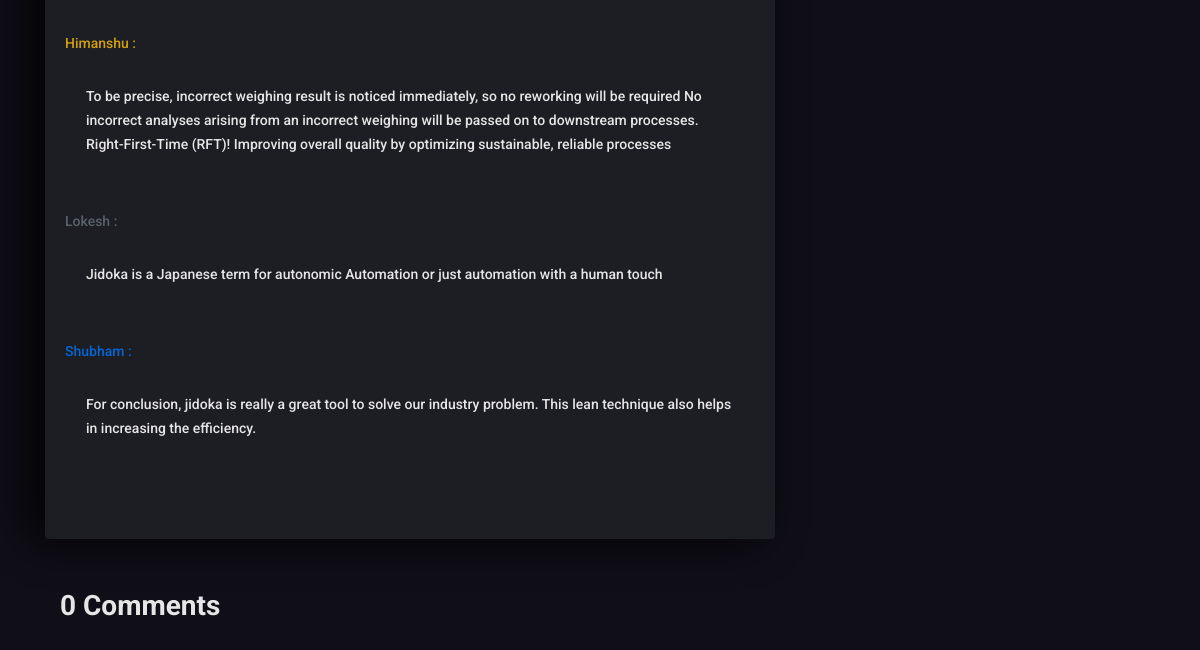
The app's page /blog/14/ (lower part), older data.
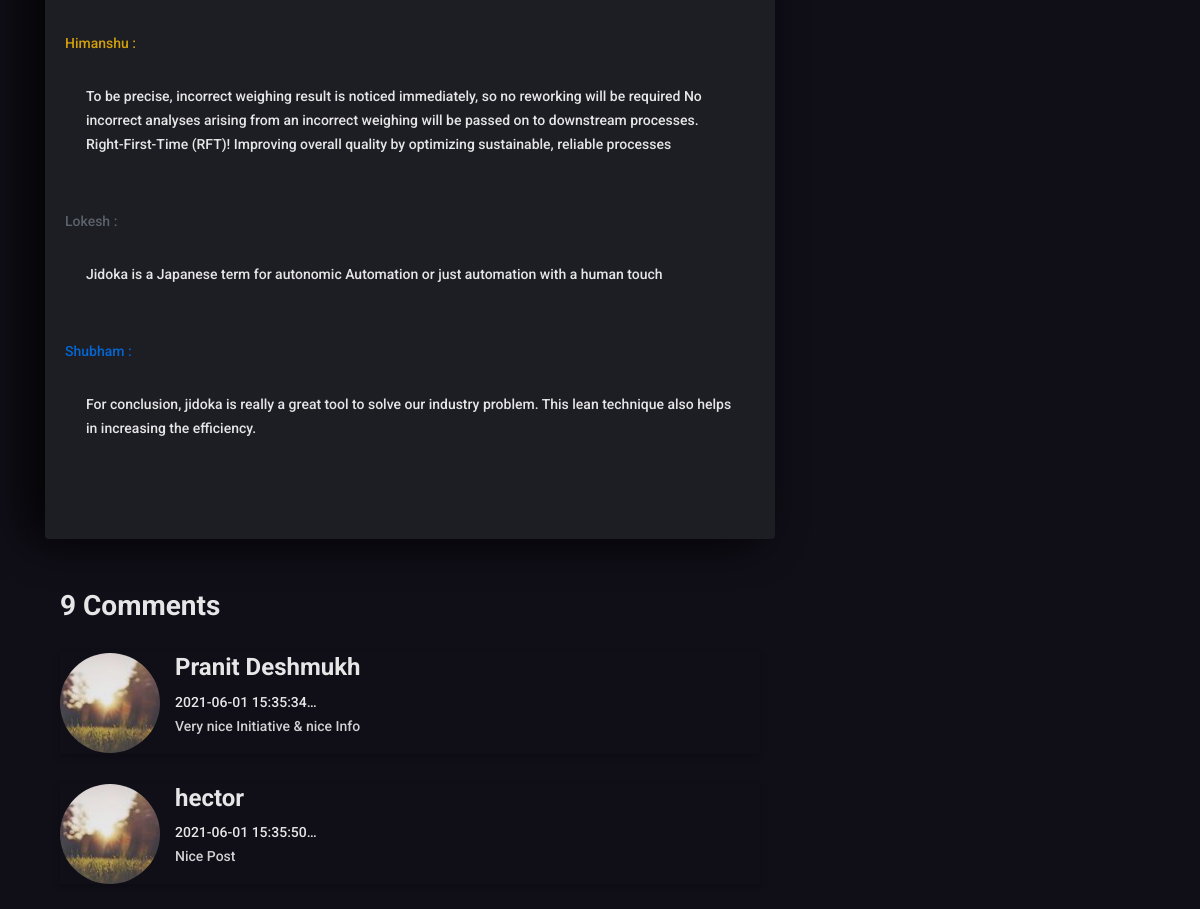
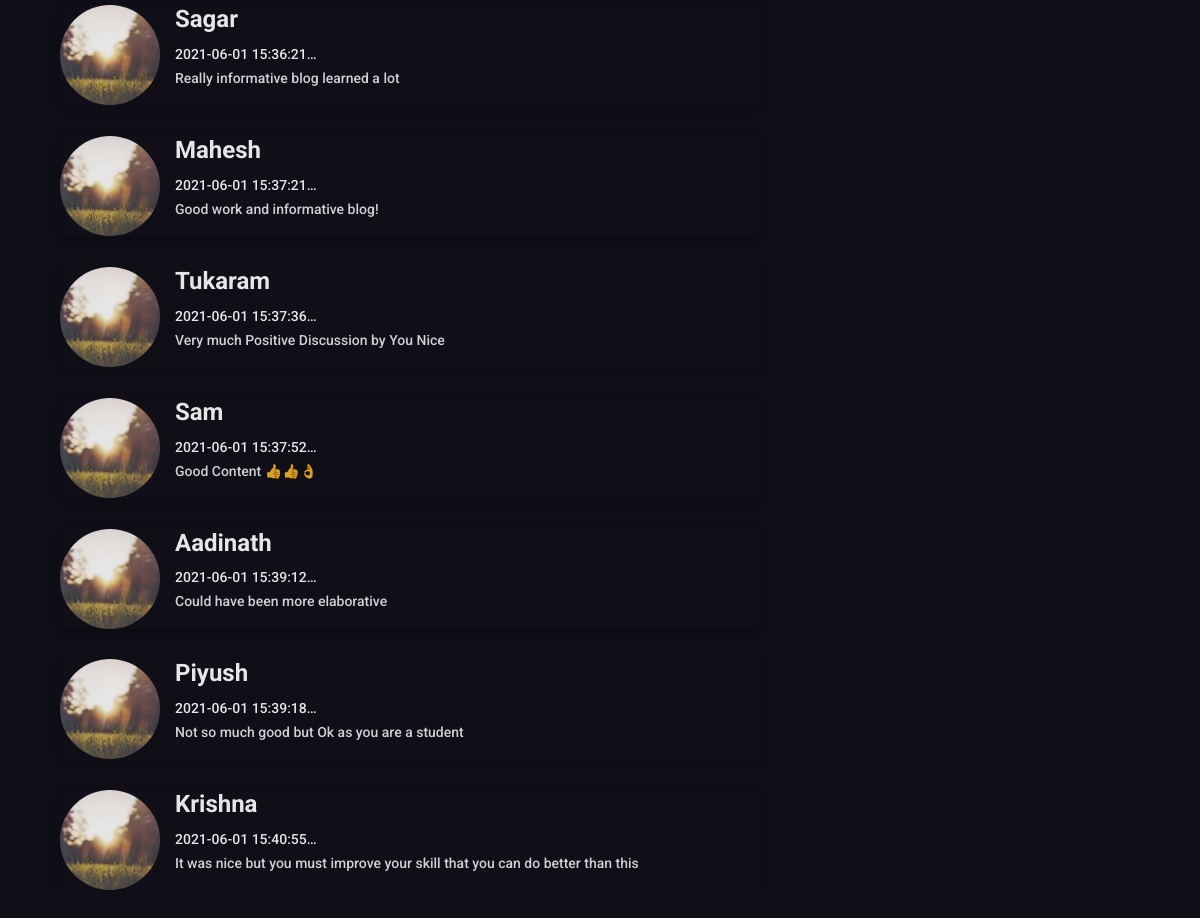
The same page, newer data (2 pictures, top to bottom).
### blog/models.py (models this page shows, shortened)
class Blog(models.Model):
    title = models.CharField(max_length=200)
    thought = models.CharField(default='Notice me senpai' ,max_length=200)
    two_line_des = models.CharField(max_length=200)
    description = models.TextField()
    image = models.ImageField(upload_to='portfolio/images/',  blank=True)
    date = models.DateField()
    type = [
    ('automation','automation'),
    ('ROS', 'ROS'),
    ('microcontroller','microcontroller'),
    ]
    tags = models.CharField(max_length=20, choices=type, default='automation')

class Comment(models.Model):
    post = models.ForeignKey(Blog, default=None, on_delete = models.CASCADE, related_name ='comments')
    user_name = models.CharField(max_length=20, default='anon')
    email = models.EmailField(max_length = 254)
    content = models.TextField()
    created_at = models.DateTimeField(auto_now_add=True)

### blog/views.py (the view)
# urls.py: path('<int:blog_id>/', views.detail, name='detail'),
def detail(request, blog_id):
    if request.method == 'POST':
        cf = CommentForm(request.POST or None)
        if cf.is_valid():
            blog = get_object_or_404(Blog, pk=blog_id)
            content = request.POST.get('content')
            user = request.POST.get('user_name')
            email = request.POST.get('email')
            comment = Comment.objects.create(post = blog, user_name = user, email = email, content = content)
            comment.save()
            return HttpResponseRedirect(request.META.get('HTTP_REFERER'))
        else:
            return render('blog/all_blogs.html', {'blogs':blogs})
    else:
        cf = CommentForm()
        blog = get_object_or_404(Blog, pk=blog_id)
        photos = PostImage.objects.filter(post=blog_id)
        comment = Comment.objects.filter(post=blog_id)
        tag = Tag.objects.filter(post=blog_id)
        return render(request, 'updated/detail_blog.html',{'blog':blog, 'photos':photos, 'comments':comment ,'comment_form':cf, 'tag': tag})

### blog/templates/updated/detail_blog.html (shortened to what this page needs)
{% extends 'updated/base.html' %}
{% load static %}
{% block content %}
        <section class="mh-blog">
            <div class="container">
                <div class="row section-separator">
                    <div class="col-md-8">
                        <div class="row">
                            <div class="col-sm-12 col-md-12">
                                <div class="mh-blog-item dark-bg blog-single">
                                    <div class="blog-inner">
                                        <p>
                                          {{ blog.description|safe }}
                                        </p>
                                    </div>
                                </div>
                            </div>
                            <div class="col-sm-12">
                                <div class="comments col-sm-12">
                                  <h3>{{comments.count}} Comment{{comments|pluralize}}</h3>
                                  {% for comment in comments %}
                                    <div class="single-comment media">
                                        <img src="{% static 'assets/images/b-author.jpg' %}" alt="" class="img-fluid round-image">
                                        <div class="col-md-10 col-sm-10 comment-details media-body">
                                            <h4>{{ comment.user_name}}</h4>
                                            <span>{{ comment.created_at|truncatechars:20}}</span>
                                            <p>{{ comment.content}}</p>
                                        </div>
                                    </div>
                                  {% endfor %}
                                </div>
                            </div>
                        </div>
                    </div>
                    <div class="col-md-4">
                    </div>
                </div>
            </div>
        </section>
{% endblock %}

### portfolio/templates/updated/base.html (shortened to what this page needs)
{% load static %}
<html lang="en">
    <head>
        <link rel="stylesheet" href="{% static 'assets/icons/font-awesome.min.css' %}">
        <link rel="stylesheet" href="{% static 'assets/plugins/css/bootstrap.min.css' %}">
        <link rel="stylesheet" href="{% static 'assets/plugins/css/animate.css' %}">
        <link rel="stylesheet" href="{% static 'assets/plugins/css/owl.css' %}">
        <link rel="stylesheet" href="{% static 'assets/plugins/css/jquery.fancybox.min.css' %}">
        <link rel="stylesheet" href="{% static 'assets/css/styles.css' %}">
        <link rel="stylesheet" href="{% static 'assets/css/responsive.css' %}">
        <link rel="alternate stylesheet" href="{% static 'assets/css/colors/blue.css' %}" title="blue">
        <link rel="stylesheet" href="{% static 'assets/css/colors/defauld.css' %}" title="defauld">
        <link rel="alternate stylesheet" href="{% static 'assets/css/colors/green.css' %}" title="green">
        <link rel="alternate stylesheet" href="{% static 'assets/css/colors/blue-munsell.css' %}" title="blue-munsell">
        <link rel="alternate stylesheet" href="{% static 'assets/css/colors/orange.css' %}" title="orange">
        <link rel="alternate stylesheet" href="{% static 'assets/css/colors/purple.css' %}" title="purple">
        <link rel="alternate stylesheet" href="{% static 'assets/css/colors/slate.css' %}" title="slate">
        <link rel="alternate stylesheet" href="{% static 'assets/css/colors/yellow.css' %}" title="yellow">
    </head>
    <body class="dark-vertion black-bg">
        {% block content %}
        {% endblock %}
    <link rel="stylesheet" href="{% static 'demo/demo.css' %}">
</body>
</html>

### portfolio/static/assets/css/responsive.css (style rules this page uses)
* { -webkit-font-smoothing: antialiased; -moz-osx-font-smoothing: grayscale; }

Row changes from the older to the newer data that the page shows:
added Comment: user_name "Pranit Deshmukh", created_at "2021-06-01 15:35:34…", content "Very nice Initiative & nice Info"
added Comment: user_name "hector", created_at "2021-06-01 15:35:50…", content "Nice Post"
added Comment: user_name "Sagar", created_at "2021-06-01 15:36:21…", content "Really informative blog learned a lot"
added Comment: user_name "Mahesh", created_at "2021-06-01 15:37:21…", content "Good work and informative blog!"
added Comment: user_name "Tukaram", created_at "2021-06-01 15:37:36…", content "Very much Positive Discussion by You Nice"
added Comment: user_name "Sam", created_at "2021-06-01 15:37:52…", content "Good Content 👍👍👌"
added Comment: user_name "Aadinath", created_at "2021-06-01 15:39:12…", content "Could have been more elaborative"
added Comment: user_name "Piyush", created_at "2021-06-01 15:39:18…", content "Not so much good but Ok as you are a student"
added Comment: user_name "Krishna", created_at "2021-06-01 15:40:55…", content "It was nice but you must improve your skill that you can do better than this"
Text that changed along with them:
{{ comments.count }}: "0" → "9"
